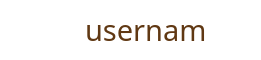
<?xml version="1.0" encoding="UTF-8"?>
<ui version="4.0">
 <class>GamePlayerInfoWidget</class>
 <widget class="QWidget" name="GamePlayerInfoWidget">
  <property name="geometry">
   <rect>
    <x>0</x>
    <y>0</y>
    <width>261</width>
    <height>60</height>
   </rect>
  </property>
  <property name="windowTitle">
   <string>Form</string>
  </property>
  <property name="styleSheet">
   <string notr="true">background: transparent;
    border: none;</string>
  </property>
  <widget class="QGroupBox" name="groupBox">
   <property name="geometry">
    <rect>
     <x>0</x>
     <y>0</y>
     <width>261</width>
     <height>60</height>
    </rect>
   </property>
   <property name="styleSheet">
    <string notr="true">border-image:none;
     background: transparent;
     background-image:none;
     border:none;</string>
   </property>
   <property name="title">
    <string/>
   </property>
   <widget class="QLabel" name="label_playerColor">
    <property name="geometry">
     <rect>
      <x>0</x>
      <y>5</y>
      <width>261</width>
      <height>50</height>
     </rect>
    </property>
    <property name="styleSheet">
     <string notr="true">border-image:none;
      background: transparent;
      background-image:none;
      border:none;</string>
    </property>
    <property name="text">
     <string/>
    </property>
    <property name="pixmap">
     <pixmap resource="../../resources/Resources.qrc">:/images/player_blue.png</pixmap>
    </property>
    <property name="scaledContents">
     <bool>true</bool>
    </property>
   </widget>
   <widget class="QLabel" name="label_username">
    <property name="geometry">
     <rect>
      <x>85</x>
      <y>5</y>
      <width>121</width>
      <height>50</height>
     </rect>
    </property>
    <property name="font">
     <font>
      <family>Halo Dek</family>
      <pointsize>22</pointsize>
     </font>
    </property>
    <property name="styleSheet">
     <string notr="true">color: rgb(96, 56, 19);
      border-image:none;
      background: transparent;
      background-image:none;
      border:none;</string>
    </property>
    <property name="text">
     <string>username</string>
    </property>
    <property name="wordWrap">
     <bool>true</bool>
    </property>
   </widget>
   <widget class="QLabel" name="label_dice">
    <property name="geometry">
     <rect>
      <x>207</x>
      <y>9</y>
      <width>45</width>
      <height>45</height>
     </rect>
    </property>
    <property name="styleSheet">
     <string notr="true">border-image:none;
      background: transparent;
      background-image:none;
      border:none;</string>
    </property>
    <property name="text">
     <string/>
    </property>
    <property name="pixmap">
     <pixmap resource="../../resources/Resources.qrc">:/images/dice-4.png</pixmap>
    </property>
    <property name="scaledContents">
     <bool>true</bool>
    </property>
   </widget>
  </widget>
 </widget>
 <resources>
  <include location="../../resources/Resources.qrc"/>
 </resources>
 <connections/>
</ui>
